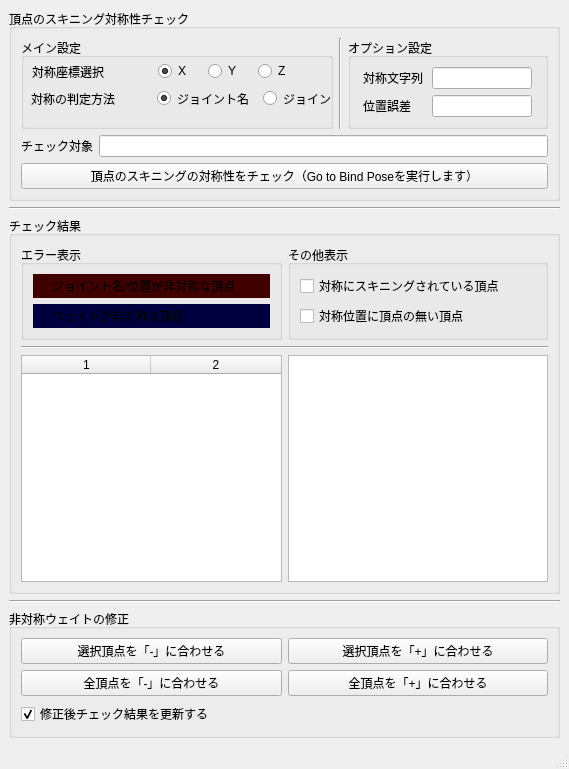
<?xml version="1.0" encoding="UTF-8"?>
<ui version="4.0">
 <class>MainWindow</class>
 <widget class="QMainWindow" name="MainWindow">
  <property name="geometry">
   <rect>
    <x>0</x>
    <y>0</y>
    <width>569</width>
    <height>769</height>
   </rect>
  </property>
  <property name="windowTitle">
   <string>MainWindow</string>
  </property>
  <widget class="QWidget" name="centralwidget">
   <layout class="QVBoxLayout" name="verticalLayout_7">
    <item>
     <layout class="QVBoxLayout" name="verticalLayout_6">
      <item>
       <widget class="QGroupBox" name="groupBox">
        <property name="sizePolicy">
         <sizepolicy hsizetype="Preferred" vsizetype="Preferred">
          <horstretch>0</horstretch>
          <verstretch>0</verstretch>
         </sizepolicy>
        </property>
        <property name="title">
         <string>頂点のスキニング対称性チェック</string>
        </property>
        <layout class="QVBoxLayout" name="verticalLayout_4">
         <item>
          <layout class="QHBoxLayout" name="horizontalLayout_5">
           <item>
            <layout class="QVBoxLayout" name="verticalLayout">
             <item>
              <widget class="QGroupBox" name="main_group">
               <property name="title">
                <string>メイン設定</string>
               </property>
               <widget class="QWidget" name="layoutWidget">
                <property name="geometry">
                 <rect>
                  <x>10</x>
                  <y>50</y>
                  <width>341</width>
                  <height>21</height>
                 </rect>
                </property>
                <layout class="QHBoxLayout" name="search_type_select_layout">
                 <item>
                  <widget class="QLabel" name="search_type_label">
                   <property name="minimumSize">
                    <size>
                     <width>120</width>
                     <height>0</height>
                    </size>
                   </property>
                   <property name="maximumSize">
                    <size>
                     <width>120</width>
                     <height>16777215</height>
                    </size>
                   </property>
                   <property name="text">
                    <string>対称の判定方法</string>
                   </property>
                  </widget>
                 </item>
                 <item>
                  <widget class="QRadioButton" name="by_name_radio_button">
                   <property name="sizePolicy">
                    <sizepolicy hsizetype="Expanding" vsizetype="Fixed">
                     <horstretch>0</horstretch>
                     <verstretch>0</verstretch>
                    </sizepolicy>
                   </property>
                   <property name="text">
                    <string>ジョイント名</string>
                   </property>
                   <property name="checked">
                    <bool>true</bool>
                   </property>
                  </widget>
                 </item>
                 <item>
                  <widget class="QRadioButton" name="by_pos_radio_button">
                   <property name="sizePolicy">
                    <sizepolicy hsizetype="Expanding" vsizetype="Fixed">
                     <horstretch>0</horstretch>
                     <verstretch>0</verstretch>
                    </sizepolicy>
                   </property>
                   <property name="text">
                    <string>ジョイント位置</string>
                   </property>
                  </widget>
                 </item>
                </layout>
               </widget>
               <widget class="QWidget" name="layoutWidget">
                <property name="geometry">
                 <rect>
                  <x>11</x>
                  <y>23</y>
                  <width>270</width>
                  <height>21</height>
                 </rect>
                </property>
                <layout class="QHBoxLayout" name="axis_select_layout">
                 <item>
                  <widget class="QLabel" name="axis_select_label">
                   <property name="minimumSize">
                    <size>
                     <width>120</width>
                     <height>0</height>
                    </size>
                   </property>
                   <property name="maximumSize">
                    <size>
                     <width>120</width>
                     <height>16777215</height>
                    </size>
                   </property>
                   <property name="text">
                    <string>対称座標選択</string>
                   </property>
                  </widget>
                 </item>
                 <item>
                  <widget class="QRadioButton" name="axis_x_radio_button">
                   <property name="sizePolicy">
                    <sizepolicy hsizetype="Expanding" vsizetype="Fixed">
                     <horstretch>0</horstretch>
                     <verstretch>0</verstretch>
                    </sizepolicy>
                   </property>
                   <property name="toolTip">
                    <string/>
                   </property>
                   <property name="text">
                    <string>X</string>
                   </property>
                   <property name="checked">
                    <bool>true</bool>
                   </property>
                  </widget>
                 </item>
                 <item>
                  <widget class="QRadioButton" name="axis_y_radio_button">
                   <property name="sizePolicy">
                    <sizepolicy hsizetype="Expanding" vsizetype="Fixed">
                     <horstretch>0</horstretch>
                     <verstretch>0</verstretch>
                    </sizepolicy>
                   </property>
                   <property name="toolTip">
                    <string/>
                   </property>
                   <property name="text">
                    <string>Y</string>
                   </property>
                  </widget>
                 </item>
                 <item>
                  <widget class="QRadioButton" name="axis_z_radio_button">
                   <property name="sizePolicy">
                    <sizepolicy hsizetype="Expanding" vsizetype="Fixed">
                     <horstretch>0</horstretch>
                     <verstretch>0</verstretch>
                    </sizepolicy>
                   </property>
                   <property name="toolTip">
                    <string/>
                   </property>
                   <property name="text">
                    <string>Z</string>
                   </property>
                  </widget>
                 </item>
                </layout>
               </widget>
              </widget>
             </item>
            </layout>
           </item>
           <item>
            <widget class="Line" name="line_2">
             <property name="orientation">
              <enum>Qt::Vertical</enum>
             </property>
            </widget>
           </item>
           <item>
            <widget class="QGroupBox" name="option_group">
             <property name="maximumSize">
              <size>
               <width>200</width>
               <height>16777215</height>
              </size>
             </property>
             <property name="title">
              <string>オプション設定</string>
             </property>
             <layout class="QVBoxLayout" name="verticalLayout_3">
              <item>
               <layout class="QVBoxLayout" name="verticalLayout_2">
                <item>
                 <layout class="QHBoxLayout" name="horizontalLayout_3">
                  <item>
                   <widget class="QLabel" name="symmetrical_str_label">
                    <property name="minimumSize">
                     <size>
                      <width>60</width>
                      <height>0</height>
                     </size>
                    </property>
                    <property name="maximumSize">
                     <size>
                      <width>60</width>
                      <height>16777215</height>
                     </size>
                    </property>
                    <property name="text">
                     <string>対称文字列</string>
                    </property>
                   </widget>
                  </item>
                  <item>
                   <widget class="QLineEdit" name="symmetrical_str">
                    <property name="sizePolicy">
                     <sizepolicy hsizetype="Fixed" vsizetype="Fixed">
                      <horstretch>0</horstretch>
                      <verstretch>0</verstretch>
                     </sizepolicy>
                    </property>
                    <property name="minimumSize">
                     <size>
                      <width>100</width>
                      <height>0</height>
                     </size>
                    </property>
                    <property name="maximumSize">
                     <size>
                      <width>100</width>
                      <height>16777215</height>
                     </size>
                    </property>
                   </widget>
                  </item>
                 </layout>
                </item>
                <item>
                 <layout class="QHBoxLayout" name="horizontalLayout_4">
                  <item>
                   <widget class="QLabel" name="torelance_label">
                    <property name="sizePolicy">
                     <sizepolicy hsizetype="Preferred" vsizetype="Preferred">
                      <horstretch>0</horstretch>
                      <verstretch>0</verstretch>
                     </sizepolicy>
                    </property>
                    <property name="minimumSize">
                     <size>
                      <width>60</width>
                      <height>0</height>
                     </size>
                    </property>
                    <property name="maximumSize">
                     <size>
                      <width>60</width>
                      <height>16777215</height>
                     </size>
                    </property>
                    <property name="text">
                     <string>位置誤差　</string>
                    </property>
                   </widget>
                  </item>
                  <item>
                   <widget class="QLineEdit" name="torelance">
                    <property name="sizePolicy">
                     <sizepolicy hsizetype="Fixed" vsizetype="Fixed">
                      <horstretch>0</horstretch>
                      <verstretch>0</verstretch>
                     </sizepolicy>
                    </property>
                    <property name="minimumSize">
                     <size>
                      <width>100</width>
                      <height>0</height>
                     </size>
                    </property>
                    <property name="maximumSize">
                     <size>
                      <width>100</width>
                      <height>16777215</height>
                     </size>
                    </property>
                   </widget>
                  </item>
                 </layout>
                </item>
               </layout>
              </item>
             </layout>
            </widget>
           </item>
          </layout>
         </item>
         <item>
          <layout class="QHBoxLayout" name="horizontalLayout">
           <item>
            <widget class="QLabel" name="target_label">
             <property name="text">
              <string>チェック対象</string>
             </property>
            </widget>
           </item>
           <item>
            <widget class="QLineEdit" name="target_obj_text"/>
           </item>
          </layout>
         </item>
         <item>
          <widget class="QPushButton" name="exe_button">
           <property name="text">
            <string>頂点のスキニングの対称性をチェック（Go to Bind Poseを実行します）</string>
           </property>
          </widget>
         </item>
        </layout>
       </widget>
      </item>
      <item>
       <widget class="Line" name="line">
        <property name="orientation">
         <enum>Qt::Horizontal</enum>
        </property>
       </widget>
      </item>
      <item>
       <widget class="QGroupBox" name="groupBox_2">
        <property name="title">
         <string>チェック結果</string>
        </property>
        <layout class="QVBoxLayout" name="verticalLayout_5">
         <item>
          <layout class="QHBoxLayout" name="horizontalLayout_2">
           <item>
            <widget class="QGroupBox" name="groupBox_4">
             <property name="title">
              <string>エラー表示</string>
             </property>
             <layout class="QVBoxLayout" name="verticalLayout_8">
              <item>
               <widget class="QCheckBox" name="inf_error_checkbox">
                <property name="styleSheet">
                 <string notr="true">background-color: rgb(64, 0, 0);</string>
                </property>
                <property name="text">
                 <string>ジョイント名/位置が非対称な頂点</string>
                </property>
               </widget>
              </item>
              <item>
               <widget class="QCheckBox" name="weight_error_checkbox">
                <property name="styleSheet">
                 <string notr="true">background-color: rgb(0, 0, 64);</string>
                </property>
                <property name="text">
                 <string>ウェイトが非対称な頂点</string>
                </property>
               </widget>
              </item>
             </layout>
            </widget>
           </item>
           <item>
            <widget class="QGroupBox" name="groupBox_5">
             <property name="title">
              <string>その他表示</string>
             </property>
             <layout class="QVBoxLayout" name="verticalLayout_9">
              <item>
               <widget class="QCheckBox" name="normal_pair_checkbox">
                <property name="text">
                 <string>対称にスキニングされている頂点</string>
                </property>
               </widget>
              </item>
              <item>
               <widget class="QCheckBox" name="no_pair_checkbox">
                <property name="text">
                 <string>対称位置に頂点の無い頂点</string>
                </property>
               </widget>
              </item>
             </layout>
            </widget>
           </item>
          </layout>
         </item>
         <item>
          <widget class="Line" name="line_3">
           <property name="orientation">
            <enum>Qt::Horizontal</enum>
           </property>
          </widget>
         </item>
         <item>
          <layout class="QHBoxLayout" name="horizontalLayout_8">
           <item>
            <widget class="QTableWidget" name="result_vtx_table">
             <property name="minimumSize">
              <size>
               <width>260</width>
               <height>0</height>
              </size>
             </property>
             <property name="columnCount">
              <number>2</number>
             </property>
             <attribute name="horizontalHeaderCascadingSectionResizes">
              <bool>false</bool>
             </attribute>
             <attribute name="horizontalHeaderDefaultSectionSize">
              <number>129</number>
             </attribute>
             <attribute name="horizontalHeaderMinimumSectionSize">
              <number>34</number>
             </attribute>
             <attribute name="horizontalHeaderStretchLastSection">
              <bool>true</bool>
             </attribute>
             <column/>
             <column/>
            </widget>
           </item>
           <item>
            <widget class="QListWidget" name="result_info_list"/>
           </item>
          </layout>
         </item>
        </layout>
       </widget>
      </item>
      <item>
       <widget class="Line" name="line_4">
        <property name="orientation">
         <enum>Qt::Horizontal</enum>
        </property>
       </widget>
      </item>
      <item>
       <widget class="QGroupBox" name="weight_fix_group">
        <property name="title">
         <string>非対称ウェイトの修正</string>
        </property>
        <layout class="QVBoxLayout" name="verticalLayout_12">
         <item>
          <layout class="QHBoxLayout" name="horizontalLayout_6">
           <item>
            <layout class="QVBoxLayout" name="verticalLayout_10">
             <item>
              <widget class="QPushButton" name="select_negative_button">
               <property name="text">
                <string>選択頂点を「-」に合わせる</string>
               </property>
              </widget>
             </item>
             <item>
              <widget class="QPushButton" name="all_negative_button">
               <property name="text">
                <string>全頂点を「-」に合わせる</string>
               </property>
              </widget>
             </item>
            </layout>
           </item>
           <item>
            <layout class="QVBoxLayout" name="verticalLayout_11">
             <item>
              <widget class="QPushButton" name="select_positive_button">
               <property name="text">
                <string>選択頂点を「+」に合わせる</string>
               </property>
              </widget>
             </item>
             <item>
              <widget class="QPushButton" name="all_positive_button">
               <property name="text">
                <string>全頂点を「+」に合わせる</string>
               </property>
              </widget>
             </item>
            </layout>
           </item>
          </layout>
         </item>
         <item>
          <widget class="QCheckBox" name="refresh_list_checkbox">
           <property name="text">
            <string>修正後チェック結果を更新する</string>
           </property>
           <property name="checked">
            <bool>true</bool>
           </property>
          </widget>
         </item>
        </layout>
       </widget>
      </item>
     </layout>
    </item>
   </layout>
  </widget>
  <widget class="QStatusBar" name="statusbar"/>
 </widget>
 <resources/>
 <connections/>
</ui>
